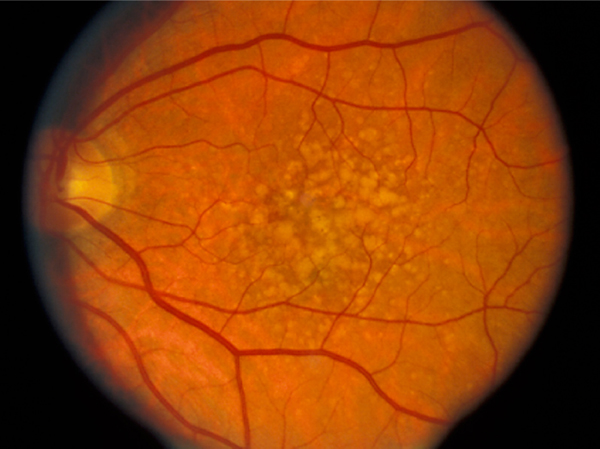
#> input picture images/retina-image.jpg, 600 x 449 px
$ jupyter execute biomedia_features_03_vessel_enhance.ipynb   (shell and % lines are left out)
#> lines starting #> are read from the running program, lines starting #| are printed output that depends on the picture
<div class="alert alert-block alert-info">
Visit the <a href="https://github.com/engs1258/biomedical-image-analysis-notebooks/wiki">wiki</a> pages to find some additional documentation and instructions on how view an interactive verson of these notebooks using binder.</div>

---

[cell 1]
import math
import numpy as np
import matplotlib.pyplot as plt


from skimage import measure
from skimage.color import rgb2gray
from skimage import io
from skimage import filters
from skimage.filters import median, sato, meijering, frangi, hessian
from skimage.morphology import disk
from skimage import feature
from skimage import exposure
from skimage.util import crop

[cell 2]
image = io.imread("../images/retina-image.jpg")
#> image is the input picture: shape (449, 600, 3); mean R, G, B 141.9, 62.9, 6.9
grayscale = rgb2gray(image)
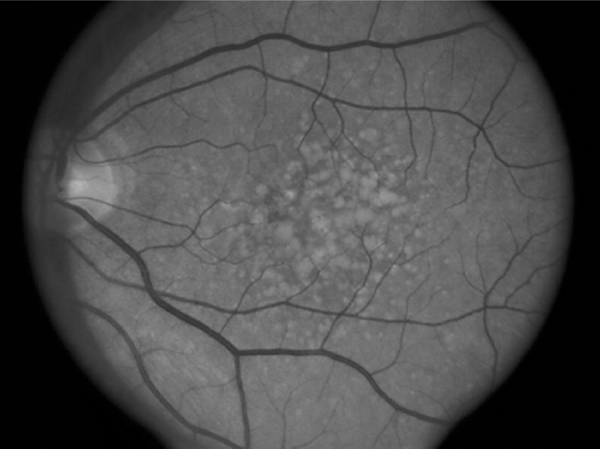
#> grayscale: shape (449, 600) float64; min 0, max 0.71, mean 0.297

[cell 3]
fig, ax = plt.subplots(figsize=(8, 8))
plt.imshow(grayscale, cmap=plt.cm.gray)

## Apply a median filter for denoising

[cell 4]
image_med = median(grayscale, disk(13))
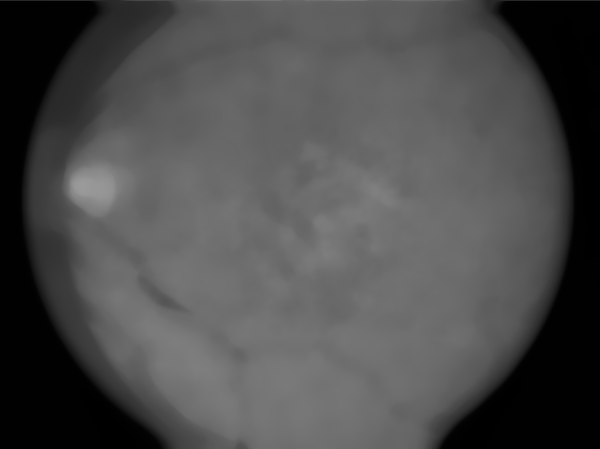
#> image_med: shape (449, 600) float64; min 0, max 0.606, mean 0.3

[cell 5]
ig, ax = plt.subplots(figsize=(8, 8))
plt.imshow(grayscale, cmap=plt.cm.gray)

## Comparison of vessel detectors

[cell 6]
vessels_frangi = frangi(grayscale)
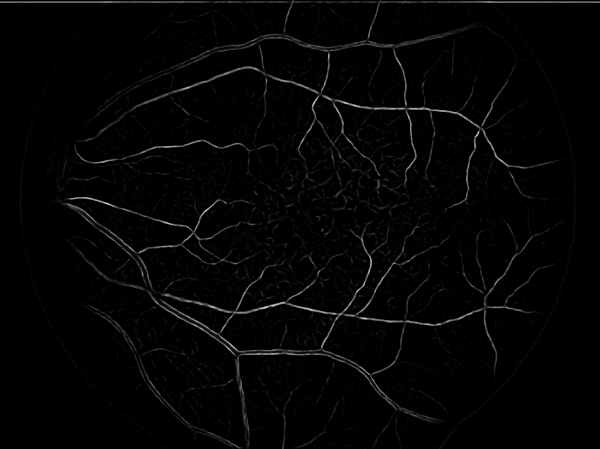
#> vessels_frangi: shape (449, 600) float64; min 0, max 0.858, mean 0.0178
vessels_sato = sato(grayscale)
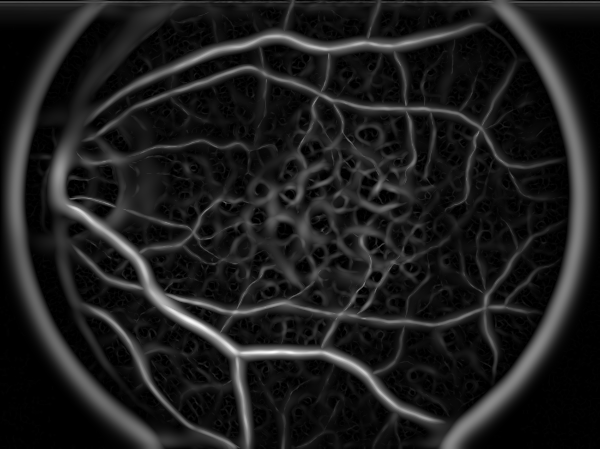
#> vessels_sato: shape (449, 600) float64; min 0, max 0.105, mean 0.0122; drawn with min black and max white
vessels_meijering = meijering(grayscale)
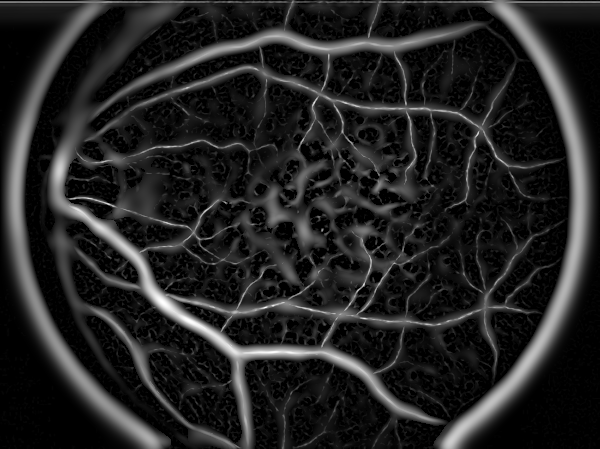
#> vessels_meijering: shape (449, 600) float64; min 0, max 1, mean 0.139
vessels_hessian = hessian(grayscale, black_ridges=False)
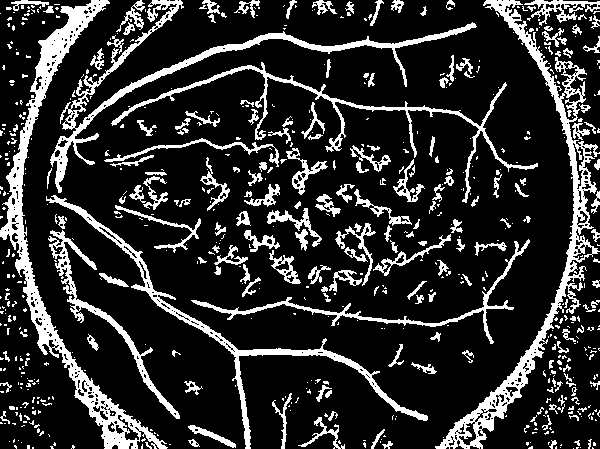
#> vessels_hessian: shape (449, 600) float64; min 9.88e-324, max 1, mean 0.181

The scaling of the frangi detector is very weak. We use the histogram equalization to scale the image appropriately

[cell 7]
vessels_frangi = crop(vessels_frangi, 10)
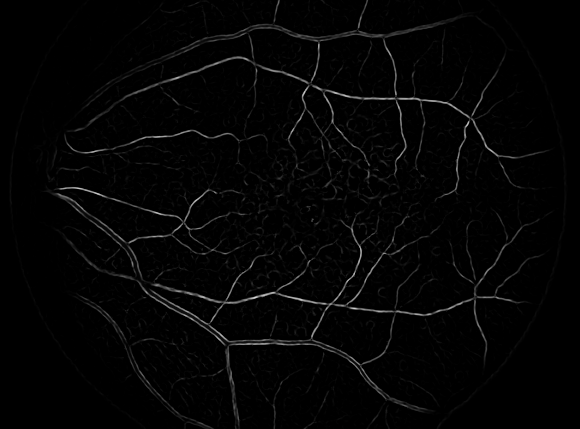
#> vessels_frangi: shape (429, 580) float64; min 0, max 0.858, mean 0.0177
vessels_frangi = exposure.equalize_hist(vessels_frangi)
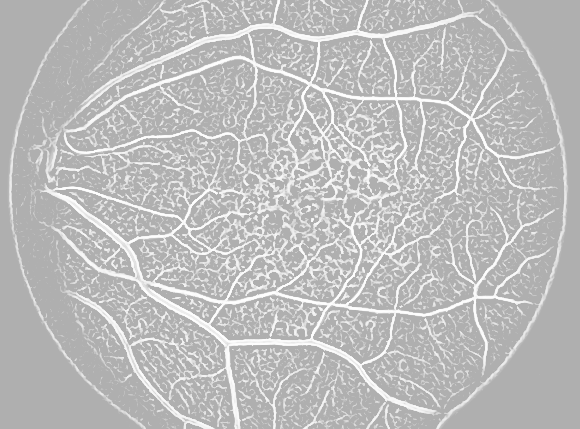
#> vessels_frangi: shape (429, 580) float64; min 0.688, max 1, mean 0.741

[cell 8]
fig, ax = plt.subplots(figsize=(12, 12))
ax = plt.subplot(2,2,1)
plt.imshow(vessels_frangi, cmap='gray')
ax.set_title('Frangi Filter', y=1.05, fontsize=18)

ax = plt.subplot(2,2,2)
plt.imshow(vessels_sato, cmap='gray')
ax.set_title('Sato Filter', y=1.05, fontsize=18)

ax = plt.subplot(2,2,3)
plt.imshow(vessels_meijering, cmap='gray')
ax.set_title('Meijering Filter', y=1.05, fontsize=18)


ax = plt.subplot(2,2,4)
plt.imshow(vessels_hessian, cmap='gray')
ax.set_title('Hessian', y=1.05, fontsize=18)

$ run again, with images/Lyuba-CT_350.jpg copied over images/retina-image.jpg
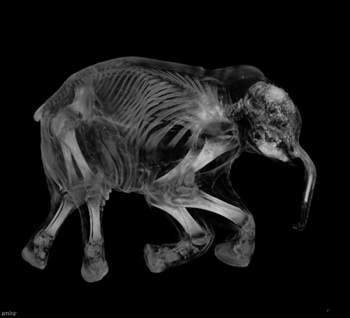
#> input picture images/Lyuba-CT_350.jpg, 350 x 318 px
#> image is the input picture: shape (318, 350); min 0, max 213, mean 24.2
#> `vessels_hessian = hessian(grayscale, black_ridges=False)`:
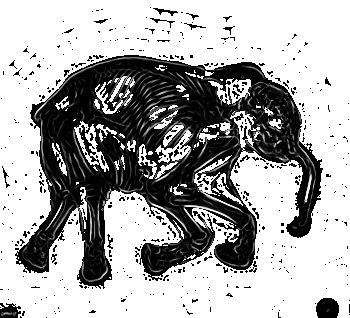
#> vessels_hessian: shape (318, 350) float64; min 1.67e-321, max 1, mean 0.665
#> `vessels_frangi = exposure.equalize_hist(vessels_frangi)`:
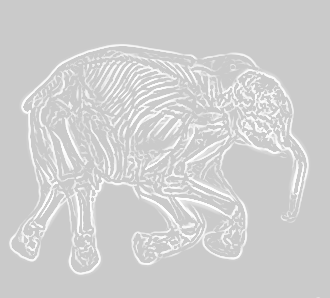
#> vessels_frangi: shape (298, 330) float64; min 0.795, max 1, mean 0.817
